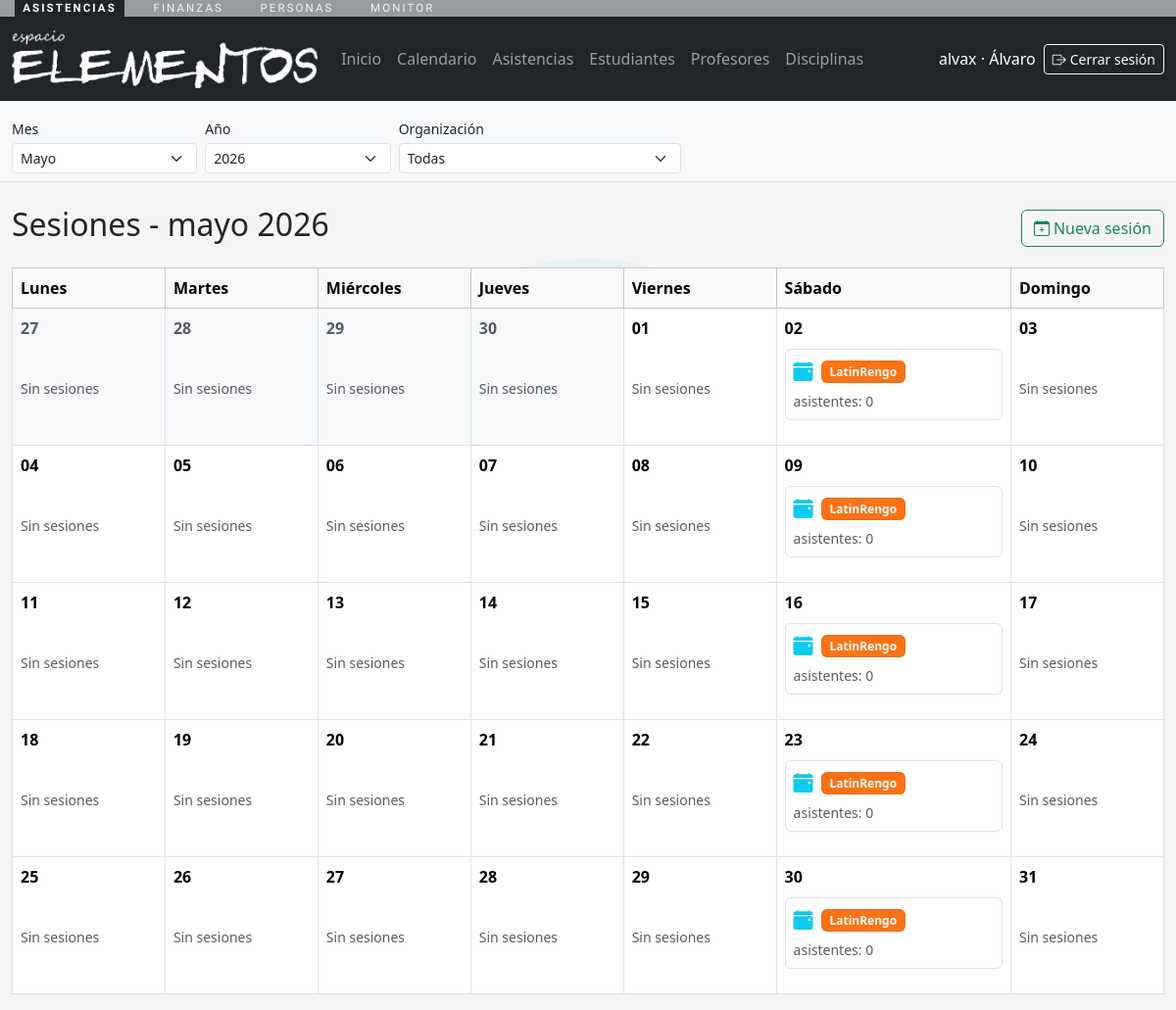
/asistencias/sesiones/ (signed in), run on the app's committed database.
### personas/models.py (models this page shows, shortened)
class Persona(models.Model):
    nombres = models.CharField(max_length=150)
    apellidos = models.CharField(max_length=150)
    email = models.EmailField(unique=True, null=True, blank=True)
    telefono = models.CharField(max_length=50, blank=True)
    rut = models.CharField(
        max_length=20,
        blank=True,
        default="",
        validators=[validar_rut_chileno],
    )
    fecha_nacimiento = models.DateField(null=True, blank=True)
    activo = models.BooleanField(default=True)
    user = models.OneToOneField(
        settings.AUTH_USER_MODEL,
        on_delete=models.CASCADE,
        null=True,
        blank=True,
        related_name="persona",
    )
    creado_en = models.DateTimeField(auto_now_add=True)
    actualizado_en = models.DateTimeField(auto_now=True)
    class Meta:
        verbose_name = "Persona"
        verbose_name_plural = "Personas"
        ordering = ["apellidos", "nombres"]
        db_table = "cuentas_persona"

### asistencias/models.py (models this page shows, shortened)
class SesionClase(models.Model):
    class Estado(models.TextChoices):
        PROGRAMADA = "programada", "Programada"
        COMPLETADA = "completada", "Completada"
        CANCELADA = "cancelada", "Cancelada"
    disciplina = models.ForeignKey(
        Disciplina,
        on_delete=models.CASCADE,
        related_name="sesiones",
    )
    bloque = models.ForeignKey(
        BloqueHorario,
        on_delete=models.SET_NULL,
        related_name="sesiones",
        null=True,
        blank=True,
    )
    profesores = models.ManyToManyField(
        "personas.Persona",
        related_name="sesiones_en_equipo",
        blank=True,
        db_table="academia_sesionclase_profesores",
    )
    fecha = models.DateField()
    estado = models.CharField(
        max_length=20,
        choices=Estado.choices,
        default=Estado.PROGRAMADA,
    )
    cupo_maximo = models.PositiveIntegerField(null=True, blank=True)
    notas = models.TextField(blank=True)
    creada_en = models.DateTimeField(auto_now_add=True)
    class Meta:
        verbose_name = "Sesion de clase"
        verbose_name_plural = "Sesiones de clase"
        ordering = ["-fecha"]
        db_table = "academia_sesionclase"
        indexes = [
            models.Index(fields=["fecha", "disciplina"]),
        ]

class Disciplina(models.Model):
    class BadgeColor(models.TextChoices):
        ROJO = "rojo", "Rojo"
        NARANJO = "naranjo", "Naranjo"
        AZUL = "azul", "Azul"
        CELESTE = "celeste", "Celeste"
        AMARILLO = "amarillo", "Amarillo"
        VERDE = "verde", "Verde"
        CAFE = "cafe", "Cafe"
        MORADO = "morado", "Morado"
    BADGE_COLOR_CLASSES = {
        BadgeColor.ROJO: "disciplina-badge-rojo",
        BadgeColor.NARANJO: "disciplina-badge-naranjo",
        BadgeColor.AZUL: "disciplina-badge-azul",
        BadgeColor.CELESTE: "disciplina-badge-celeste",
        BadgeColor.AMARILLO: "disciplina-badge-amarillo",
        BadgeColor.VERDE: "disciplina-badge-verde",
        BadgeColor.CAFE: "disciplina-badge-cafe",
        BadgeColor.MORADO: "disciplina-badge-morado",
    }
    organizacion = models.ForeignKey(
        "personas.Organizacion",
        on_delete=models.CASCADE,
        related_name="disciplinas",
    )
    nombre = models.CharField(max_length=150)
    descripcion = models.TextField(blank=True)
    nivel = models.CharField(max_length=100, blank=True)
    badge_color = models.CharField(
        "color de badge",
        max_length=20,
        choices=BadgeColor.choices,
        default=BadgeColor.AZUL,
    )
    activa = models.BooleanField(default=True)
    creada_en = models.DateTimeField(auto_now_add=True)
    class Meta:
        verbose_name = "Disciplina"
        verbose_name_plural = "Disciplinas"
        unique_together = ("organizacion", "nombre", "nivel")
        ordering = ["nombre"]
        db_table = "academia_disciplina"
    def __str__(self) -> str:
        return self.nombre
    @property
    def badge_class(self) -> str:
        return f"disciplina-badge {self.BADGE_COLOR_CLASSES.get(self.badge_color, self.BADGE_COLOR_CLASSES[self.BadgeColor.AZUL])}"

### asistencias/views.py (the view, shortened to what this page needs)
# urls.py: path("sesiones/", views.sesiones_list, name="sesiones_list"),
@role_required(ROLE_ADMIN)
def sesiones_list(request):
    context = nav_context(request)
    organizacion = organizacion_desde_request(request)
    periodo = resolver_periodo(request)
    year = periodo["referencia_inicio"].year
    month = periodo["referencia_inicio"].month
    sesiones_qs = (
        SesionClase.objects.select_related("disciplina")
        .prefetch_related("profesores")
        .order_by("fecha")
    )
    sesiones_qs = aplicar_periodo(sesiones_qs, "fecha", request=request)
    if organizacion:
        sesiones_qs = sesiones_qs.filter(disciplina__organizacion=organizacion)
    cal = calendar.Calendar(firstweekday=calendar.MONDAY)
    semanas_raw = cal.monthdatescalendar(year, month)
    inicio_mes = periodo["referencia_inicio"]
    sesiones_qs = (
        sesiones_qs
        .order_by("fecha")
    )
    sesiones_por_fecha = {}
    for sesion in sesiones_qs:
        sesiones_por_fecha.setdefault(sesion.fecha, []).append(
            {
                "sesion": sesion,
                "badge_class": sesion.disciplina.badge_class,
            }
        )
    semanas = []
    for semana in semanas_raw:
        dias = []
        for dia in semana:
            dias.append(
                {
                    "fecha": dia,
                    "en_mes": dia.month == month,
                    "sesiones": sesiones_por_fecha.get(dia, []),
                }
            )
        semanas.append(dias)
    context.update(
        {
            "mostrar_calendario": True,
            "semanas": semanas,
            "mes_actual": inicio_mes,
        }
    )
    return render(request, "asistencias/sesiones_list.html", context)

### asistencias/utils.py (called while the page is built, shortened)
def usuario_tiene_roles(user, roles: list[str]) -> bool:
    if not roles:
        return True
    if user.is_superuser:
        return True

### plataformaelemental/context.py (called while the page is built, shortened)
def _fin_de_mes(fecha):
    return (fecha.replace(day=28) + timedelta(days=4)).replace(day=1) - timedelta(days=1)

def _normalizar_mes(raw_mes, hoy):
    if raw_mes is None or str(raw_mes).strip() == "":
        return hoy.month

def _normalizar_anio(raw_anio, hoy):
    if raw_anio is None or str(raw_anio).strip() == "":
        return hoy.year

def resolver_periodo(request):
    hoy = timezone.localdate()
    mes = _normalizar_mes(request.GET.get("periodo_mes"), hoy)
    anio = _normalizar_anio(request.GET.get("periodo_anio"), hoy)
    referencia = hoy.replace(year=anio or hoy.year, month=mes or hoy.month, day=1)
    return {
        "mes": mes,
        "anio": anio,
        "referencia_inicio": referencia,
        "referencia_fin": _fin_de_mes(referencia),
    }

def filtros_periodo(campo, *, request=None, mes=None, anio=None):
    if request is not None:
        periodo = resolver_periodo(request)
        mes = periodo["mes"]
        anio = periodo["anio"]
    filtros = {}
    if anio is not None:
        filtros[f"{campo}__year"] = anio
    if mes is not None:
        filtros[f"{campo}__month"] = mes
    return filtros

def aplicar_periodo(queryset, campo, *, request=None, mes=None, anio=None):
    filtros = filtros_periodo(campo, request=request, mes=mes, anio=anio)
    if not filtros:
        return queryset
    return queryset.filter(**filtros)

def descripcion_periodo(*, request=None, mes=None, anio=None, corta=False):
    if request is not None:
        periodo = resolver_periodo(request)
        mes = periodo["mes"]
        anio = periodo["anio"]
    if mes is None and anio is None:
        return "Todo el periodo" if corta else "Todos los meses y todos los años"
    if mes is None:
        return f"Año {anio}" if corta else f"Todos los meses de {anio}"
    nombre_mes = date_format(date((anio or 2000), mes, 1), "F")
    if anio is None:
        return nombre_mes if corta else f"{nombre_mes} de todos los años"
    return f"{nombre_mes} {anio}" if corta else f"{nombre_mes} de {anio}"

def nav_context(request):
    persona = getattr(request.user, "persona", None)
    roles = []
    if persona:
        roles = list(persona.roles.filter(activo=True).values_list("rol__codigo", flat=True))
    return {"persona": persona, "roles_usuario": roles}

### asistencias/templates/asistencias/sesiones_list.html (shortened to what this page needs)
{% extends "asistencias/base_app.html" %}
{% block content %}
<div class="mt-4">
  <div class="d-flex justify-content-between align-items-center mb-3">
    <h2>
      {% if mostrar_calendario %}
        Sesiones - {{ mes_actual|date:"F Y" }}
      {% else %}
        Sesiones - {{ periodo_descripcion_vista }}
      {% endif %}
    </h2>
    <a class="btn btn-outline-success" href="{% url 'asistencias:asistencias_list' %}?periodo_mes={{ periodo_mes }}&periodo_anio={{ periodo_anio }}{% if organizacion_id %}&organizacion={{ organizacion_id }}{% endif %}&open=nueva_sesion">
      <i class="bi bi-calendar-plus"></i><span class="d-none d-md-inline ms-1">Nueva sesión</span>
    </a>
  </div>
  {% if mostrar_calendario %}
    <div class="table-responsive">
      <table class="table table-bordered align-middle">
        <thead class="table-light">
          <tr>
            <th>Lunes</th>
            <th>Martes</th>
            <th>Miércoles</th>
            <th>Jueves</th>
            <th>Viernes</th>
            <th>Sábado</th>
            <th>Domingo</th>
          </tr>
        </thead>
        <tbody>
          {% for semana in semanas %}
          <tr style="height: 140px;">
            {% for dia in semana %}
            <td class="position-relative {% if not dia.en_mes %}bg-light text-muted{% endif %}">
              <div class="position-absolute top-0 start-0 m-2 fw-bold fs-6">{{ dia.fecha|date:"d" }}</div>
              <div class="pt-4">
              {% for item in dia.sesiones %}
                <div class="mb-2 p-2 bg-white border rounded">
                  <div class="d-flex align-items-center gap-2 mb-1">
                    {% if item.sesion.estado == "cancelada" %}
                      <i class="bi bi-x-circle-fill text-danger fs-5 flex-shrink-0" title="Cancelada" aria-hidden="true"></i><span class="visually-hidden">Cancelada</span>
                    {% elif item.sesion.estado == "completada" %}
                      <i class="bi bi-check-circle-fill text-success fs-5 flex-shrink-0" title="Completada" aria-hidden="true"></i><span class="visually-hidden">Completada</span>
                    {% else %}
                      <i class="bi bi-calendar-event-fill text-info fs-5 flex-shrink-0" title="Programada" aria-hidden="true"></i><span class="visually-hidden">Programada</span>
                    {% endif %}
                    <a class="badge {{ item.badge_class }} text-decoration-none" href="{% url 'asistencias:sesion_detail' item.sesion.pk %}?periodo_mes={{ periodo_mes }}&periodo_anio={{ periodo_anio }}{% if organizacion_id %}&organizacion={{ organizacion_id }}{% endif %}">
                      {{ item.sesion.disciplina }}
                    </a>
                  </div>
                  <a class="small text-muted text-decoration-none d-block" href="{% url 'asistencias:sesion_detail' item.sesion.pk %}?periodo_mes={{ periodo_mes }}&periodo_anio={{ periodo_anio }}{% if organizacion_id %}&organizacion={{ organizacion_id }}{% endif %}">
                    {% if item.sesion.estado == "cancelada" %}
                      sesión cancelada
                    {% else %}
                      asistentes: {{ item.sesion.asistencias.count }}
                    {% endif %}
                  </a>
                </div>
              {% empty %}
                <div class="text-muted small">Sin sesiones</div>
              {% endfor %}
              </div>
            </td>
            {% endfor %}
          </tr>
          {% endfor %}
        </tbody>
      </table>
    </div>
  {% endif %}
</div>
{% endblock %}

### asistencias/templates/asistencias/base_app.html (shortened to what this page needs)
{% load static %}
<!DOCTYPE html>
<html lang="es">
  <head>
    <link href="https://cdn.jsdelivr.net/npm/bootstrap@5.3.3/dist/css/bootstrap.min.css" rel="stylesheet">
    <link href="https://cdn.jsdelivr.net/npm/bootstrap-icons@1.11.3/font/bootstrap-icons.css" rel="stylesheet">
  </head>
  <body>
    {% if request.user.is_authenticated and not hide_nav %}
    {% include "shared/barra_apps.html" %}
    <nav class="navbar navbar-expand-lg navbar-dark bg-dark">
      <div class="container-fluid">
        <a class="navbar-brand" href="{% url 'asistencias:dashboard' %}?periodo_mes={{ periodo_mes }}&periodo_anio={{ periodo_anio }}{% if organizacion_id %}&organizacion={{ organizacion_id }}{% endif %}">
          <img src="{% static 'img/logotipo-blanco.png' %}" alt="App Elemental" style="height: 60px;">
        </a>
        <div class="collapse navbar-collapse" id="navbarNav">
          <ul class="navbar-nav me-auto">
            <li class="nav-item"><a class="nav-link" href="{% url 'asistencias:dashboard' %}?periodo_mes={{ periodo_mes }}&periodo_anio={{ periodo_anio }}">Inicio</a></li>
            <li class="nav-item"><a class="nav-link" href="{% url 'asistencias:sesiones_list' %}?periodo_mes={{ periodo_mes }}&periodo_anio={{ periodo_anio }}{% if organizacion_id %}&organizacion={{ organizacion_id }}{% endif %}">Calendario</a></li>
            <li class="nav-item"><a class="nav-link" href="{% url 'asistencias:asistencias_list' %}?periodo_mes={{ periodo_mes }}&periodo_anio={{ periodo_anio }}{% if organizacion_id %}&organizacion={{ organizacion_id }}{% endif %}">Asistencias</a></li>
            <li class="nav-item"><a class="nav-link" href="{% url 'asistencias:estudiantes_list' %}?periodo_mes={{ periodo_mes }}&periodo_anio={{ periodo_anio }}{% if organizacion_id %}&organizacion={{ organizacion_id }}{% endif %}">Estudiantes</a></li>
            <li class="nav-item"><a class="nav-link" href="{% url 'asistencias:profesores_list' %}?periodo_mes={{ periodo_mes }}&periodo_anio={{ periodo_anio }}{% if organizacion_id %}&organizacion={{ organizacion_id }}{% endif %}">Profesores</a></li>
            <li class="nav-item"><a class="nav-link" href="{% url 'asistencias:disciplinas_list' %}?periodo_mes={{ periodo_mes }}&periodo_anio={{ periodo_anio }}{% if organizacion_id %}&organizacion={{ organizacion_id }}{% endif %}">Disciplinas</a></li>
          </ul>
          <div class="d-flex flex-column flex-lg-row align-items-lg-center gap-2">
            <span class="navbar-text text-white">
              {{ request.user.get_username }}{% if persona %} · {{ persona.nombres }}{% endif %}
            </span>
            <form method="post" action="/accounts/logout/" class="d-inline">
              <button class="btn btn-sm btn-outline-light" type="submit" title="Cerrar sesión">
                <i class="bi bi-box-arrow-right"></i><span class="d-none d-lg-inline ms-1">Cerrar sesión</span>
              </button>
            </form>
          </div>
        </div>
      </div>
    </nav>
    {% if not hide_periodo %}
    <div class="bg-light border-bottom">
      <div class="container-fluid py-2">
        <form method="get" class="row g-2 align-items-end" id="periodo-global-form">
          <div class="col-6 col-md-2">
            <label class="form-label small mb-1">Mes</label>
            <select name="periodo_mes" class="form-select form-select-sm js-periodo-autosubmit">
              {% for value, label in periodo_meses %}
                <option value="{{ value }}" {% if periodo_mes == value %}selected{% endif %}>{{ label }}</option>
              {% endfor %}
            </select>
          </div>
          <div class="col-6 col-md-2">
            <label class="form-label small mb-1">Año</label>
            <select name="periodo_anio" class="form-select form-select-sm js-periodo-autosubmit">
              {% for y in periodo_anios %}
                <option value="{{ y.0 }}" {% if periodo_anio == y.0 %}selected{% endif %}>{{ y.1 }}</option>
              {% endfor %}
            </select>
          </div>
          <div class="col-12 col-md-3">
            <label class="form-label small mb-1">Organización</label>
            <select name="organizacion" class="form-select form-select-sm js-periodo-autosubmit">
              <option value="">Todas</option>
            </select>
          </div>
        </form>
      </div>
    </div>
    {% endif %}
    {% endif %}
    <div class="container-fluid">
      {% block content %}{% endblock %}
    </div>
  </body>
</html>

### data on the page
Persona: nombres "Álvaro"
SesionClase: estado "programada" (drawn), sesion.disciplina "LatinRengo", sesion.asistencias.count "0"
SesionClase: estado "programada" (drawn), sesion.disciplina "LatinRengo", sesion.asistencias.count "0"
SesionClase: estado "programada" (drawn), sesion.disciplina "LatinRengo", sesion.asistencias.count "0"
SesionClase: estado "programada" (drawn), sesion.disciplina "LatinRengo", sesion.asistencias.count "0"
SesionClase: estado "programada" (drawn), sesion.disciplina "LatinRengo", sesion.asistencias.count "0"

### other printed values
{{ request.user.get_username }} "alvax"
{{ mes_actual|date:"F Y" }} "mayo 2026"
{{ dia.fecha|date:"d" }} "27" "28" "29" "30" "01" "02" "03" "04" "05" "06" "07" "08" "09" "10" "11" "12" "13" "14" "15" "16" "17" "18" "19" "20" "21" "22" "23" "24" "25" "26" "27" "28" "29" "30" "31"
form field periodo_mes "Mayo"
form field periodo_anio "2026"
